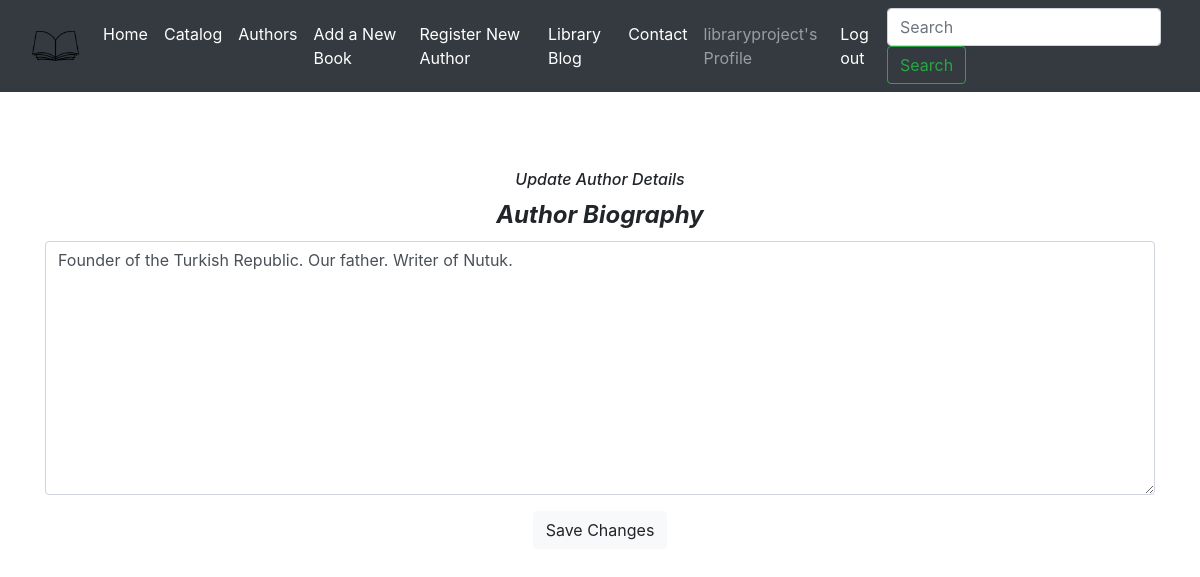
/authors/4/editauthor (signed in), run on an earlier commit of the app's database.
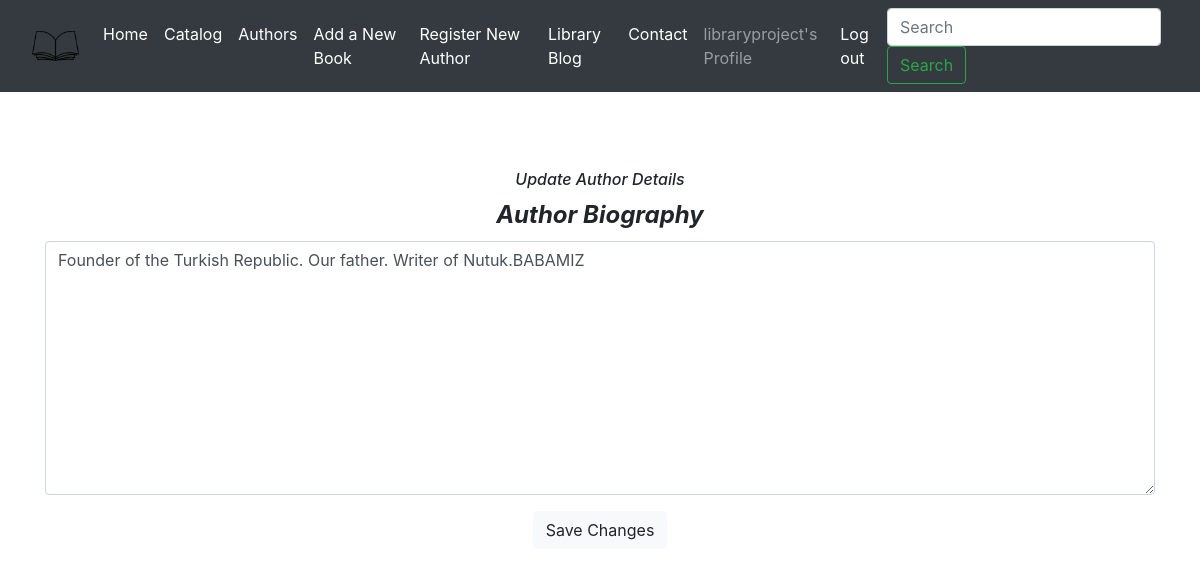
And on a later commit of the database.
### library_app/models.py (models this page shows, shortened)
class Author(models.Model):
    first_name = models.CharField(max_length=50)
    last_name = models.CharField(max_length=75)
    date_of_birth = models.DateField(null=True, blank=True)
    date_of_death = models.DateField(verbose_name='Died', null=True, blank=True)
    bio = models.TextField(max_length=750, verbose_name='Author Biography',
                            default=None, null=True,
                            blank=True)
    class Meta:
        ordering = ['last_name', 'first_name']

### library_app/views.py (the view)
# urls.py: path('authors/<int:pk>/editauthor', views.UpdateAuthorView.as_view(),
class UpdateAuthorView(LoginRequiredMixin, generic.UpdateView):
    model = models.Author
    fields = ('bio',)
    template_name_suffix = '_update_form'

### library_app/templates/library_app/author_update_form.html (shortened to what this page needs)
{% extends "base.html" %}
{% load crispy_forms_tags %}
{% block content %}
<div class="authorUpdateForm">
  <h6 id='authorUpdateFormHeader'>Update Author Details</h6>
  <form method="POST">
    {{form|crispy}}
    <button type="submit" class="btn btn-light">Save Changes</button>
  </form>
</div>
{% endblock %}

What changed in the data, as far as the page shows it:
changed Author: bio "Founder of the Turkish Republic. Our father. Writer of Nutuk." → "Founder of the Turkish Republic. Our father. Writer of Nutuk.BABAMIZ"
